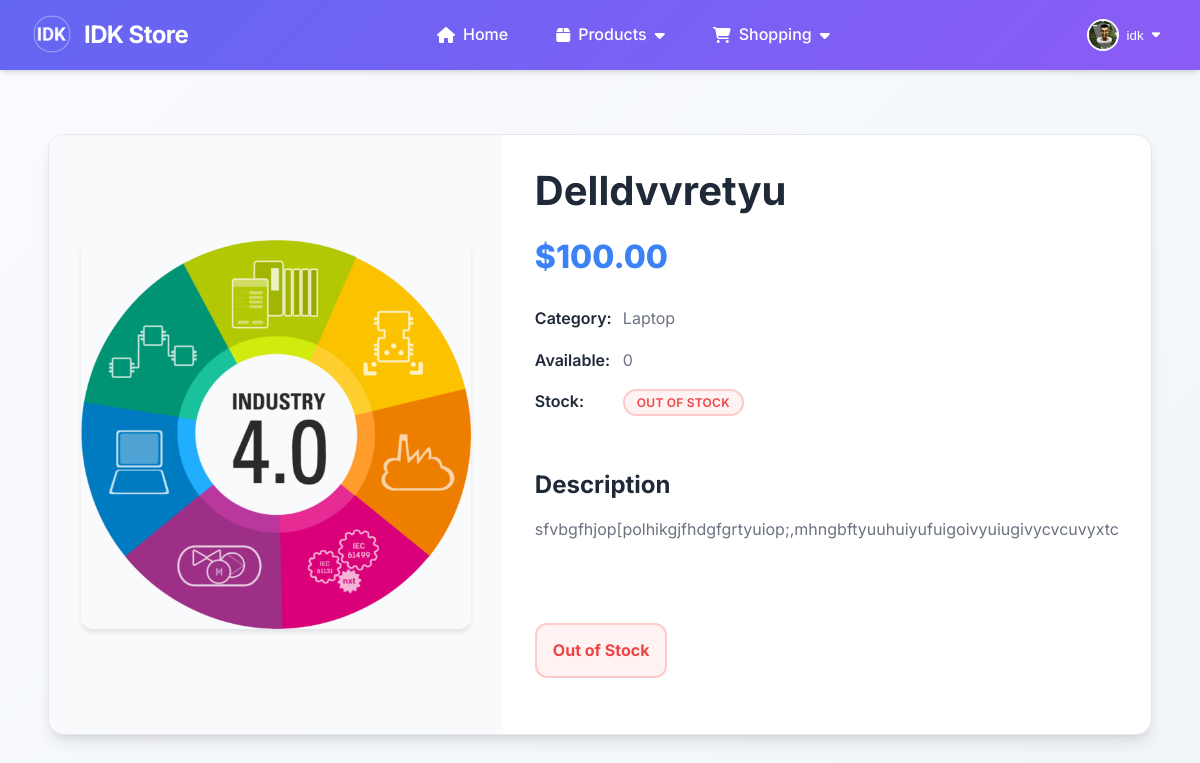
The page /products/product/1/ (signed in) on the database its author committed.
### accounts/models.py (models this page shows, shortened)
class UserProfile(models.Model):
    ROLE_CHOICES = [
        ('customer', 'Customer'),
        ('staff', 'Staff'),
        ('owner', 'Owner/Admin'),
    ]
    user = models.OneToOneField(User, on_delete=models.CASCADE, related_name='profile')
    phone_number = models.CharField(max_length=15, blank=True, null=True)
    address = models.TextField(blank=True, null=True)
    date_of_birth = models.DateField(blank=True, null=True)
    profile_picture = models.ImageField(upload_to='profiles/', blank=True, null=True)
    role = models.CharField(max_length=20, choices=ROLE_CHOICES, default='customer')
    billing_first_name = models.CharField(max_length=100, blank=True, null=True)
    billing_last_name = models.CharField(max_length=100, blank=True, null=True)
    billing_email = models.EmailField(blank=True, null=True)
    billing_phone = models.CharField(max_length=20, blank=True, null=True)
    billing_address = models.TextField(blank=True, null=True)
    billing_city = models.CharField(max_length=100, blank=True, null=True)
    billing_state = models.CharField(max_length=100, blank=True, null=True)
    billing_postal_code = models.CharField(max_length=20, blank=True, null=True)
    billing_country = models.CharField(max_length=100, blank=True, null=True)
    shipping_first_name = models.CharField(max_length=100, blank=True, null=True)
    shipping_last_name = models.CharField(max_length=100, blank=True, null=True)
    shipping_phone = models.CharField(max_length=20, blank=True, null=True)
    shipping_address = models.TextField(blank=True, null=True)
    shipping_city = models.CharField(max_length=100, blank=True, null=True)
    shipping_state = models.CharField(max_length=100, blank=True, null=True)
    shipping_postal_code = models.CharField(max_length=20, blank=True, null=True)
    shipping_country = models.CharField(max_length=100, blank=True, null=True)
    created_at = models.DateTimeField(auto_now_add=True)
    updated_at = models.DateTimeField(auto_now=True)
    def can_manage_products(self):
        return self.role in ['staff', 'owner'] or self.user.is_superuser
    class Meta:
        verbose_name = "User Profile"
        verbose_name_plural = "User Profiles"

### products/models.py (models this page shows, shortened)
class Product(models.Model):
    name = models.CharField(max_length=255)
    description = models.TextField()
    price = models.DecimalField(max_digits=10, decimal_places=2)
    quantity = models.PositiveIntegerField(default=0)
    image = models.ImageField(upload_to='products/', blank=True)
    category = models.ForeignKey('Category', on_delete=models.CASCADE, related_name='products', null=True, blank=True)

class Category(models.Model):
    name = models.CharField(max_length=100)
    description = models.TextField(blank=True)

### products/views.py (the view)
# urls.py: path('product/<int:product_id>/', views.product_detail, name='product_detail'),
def product_detail(request, product_id):
    product = get_object_or_404(Product, id=product_id)
    return render(request, 'products/product_detail.html', {'product': product})

### cart/context_processors.py (called while the page is built)
def cart_processor(request):
    if request.user.is_authenticated:
        try:
            cart = Cart.objects.get(user=request.user)
            return {
                'cart_total_items': cart.total_items,
                'cart_total_price': cart.total_price,
            }
        except Cart.DoesNotExist:
            return {
                'cart_total_items': 0,
                'cart_total_price': 0,
            }
    return {
        'cart_total_items': 0,
        'cart_total_price': 0,
    }

### cart/models.py (called while the page is built)
    @property
    def total_items(self):
        return sum(item.quantity for item in self.items.all())

    @property
    def total_price(self):
        return sum(item.total_price for item in self.items.all())

### products/templates/products/product_detail.html (shortened to what this page needs)
{% extends 'store/base.html' %}
{% block content %}
<div class="product-details-container">
    <div class="product-card-details">
        <div class="product-image-area">
            {% if product.image %}
                <img src="{{ product.image.url }}" alt="{{ product.name }}">
            {% else %}
                <div class="product-image-placeholder">
                    <h3>No Image Available</h3>
                </div>
            {% endif %}
        </div>
        <div class="product-details">
            <h1 class="product-name">{{ product.name }}</h1>
            <div class="product-price">${{ product.price }}</div>
            <div class="product-meta">
                <div class="meta-item">
                    <span class="meta-label">Category:</span>
                    <span class="meta-value">{{ product.category.name|default:"Unspecified" }}</span>
                </div>
                <div class="meta-item">
                    <span class="meta-label">Available:</span>
                    <span class="meta-value">{{ product.quantity }}</span>
                </div>
                <div class="meta-item">
                    <span class="meta-label">Stock:</span>
                    <span class="meta-value">
                        {% if product.quantity == 0 %}
                            <span class="stock-status stock-out">Out of Stock</span>
                        {% elif product.quantity < 5 %}
                            <span class="stock-status stock-low">Low Stock</span>
                        {% else %}
                            <span class="stock-status stock-in">In Stock</span>
                        {% endif %}
                    </span>
                </div>
            </div>
            {% if product.description %}
                <div class="product-description">
                    <h3>Description</h3>
                    <p>{{ product.description }}</p>
                </div>
            {% endif %}
            <div class="cart-actions">
                <div class="cart-controls">
                    {% if user.is_authenticated %}
                        {% if product.quantity > 0 %}
                            <form method="post" action="{% url 'cart:add_to_cart' product.id %}" class="add-to-cart-form">
                                {% csrf_token %}
                                <label for="quantity">Quantity:</label>
                                <input type="number" name="quantity" id="quantity" value="1" min="1" max="{{ product.quantity }}" class="quantity-input">
                                <button type="submit" class="btn btn-primary">
                                    <i class="fas fa-cart-plus"></i> Add to Cart
                                </button>
                            </form>
                            <form method="post" action="{% url 'cart:add_to_wishlist' product.id %}" class="add-to-wishlist-form">
                                {% csrf_token %}
                                <button type="submit" class="btn btn-secondary">
                                    <i class="fas fa-heart"></i> Add to Wishlist
                                </button>
                            </form>
                        {% else %}
                            <p class="stock-message out-of-stock"><strong>Out of Stock</strong></p>
                        {% endif %}
                    {% else %}
                        <p class="stock-message available">
                            <a class="btn btn-primary" href="{% url 'accounts:login' %}">Login</a> to add items to cart or wishlist.
                        </p>
                    {% endif %}
                </div>
                </div>
            </div>
        </div>
    </div>
</div>
{% endblock %}

### store/templates/store/base.html (shortened to what this page needs)
{% load static %}
<!DOCTYPE html>
<html lang="en">
<head>
    <link rel="stylesheet" href="https://cdnjs.cloudflare.com/ajax/libs/font-awesome/6.5.0/css/all.min.css">
</head>
<body>
    <header>
        <nav>
            <div class="nav-container">
                <a href="{% url 'store:home' %}" class="logo">
                    <span class="logo-icon">
                        <img src="{% static 'store/images/IDK.png' %}" alt="IDK Store" />
                    </span>
                    IDK Store
                </a>
                <ul class="nav-menu" id="mainNav">
                    <li><a href="{% url 'store:home' %}"><i class="fa fa-home"></i><span>Home</span></a></li>
                    <li class="dropdown">
                        <a href="#"><i class="fa fa-box"></i><span>Products</span><i class="fa fa-caret-down"></i></a>
                    </li>
                    {% if user.profile.role == 'customer' %}
                    <li class="dropdown">
                        <a href="#"><i class="fa fa-shopping-cart"></i><span>Shopping</span><i class="fa fa-caret-down"></i></a>
                    </li>
                    {% endif %}
                </ul>
                <div class="auth-nav">
                    {% if user.is_authenticated %}
                    <div class="account-dropdown" id="accountDropdown">
                        <button class="account-btn" aria-haspopup="true">
                            {% if user.profile.profile_picture %}
                                <img src="{{ user.profile.profile_picture.url }}" alt="Profile" class="user-avatar">
                            {% else %}
                                <div class="user-default-avatar">
                                    {{ user.first_name|default:user.username|slice:":1"|upper }}
                                </div>
                            {% endif %}
                            <span>{{ user.first_name|default:user.username }}</span>
                            <i class="fa fa-caret-down"></i>
                        </button>
                    </div>
                    {% endif %}
                </div>
            </div>
        </nav>
    </header>
    <main>
        <div class="container">
            {% block content %}{% endblock %}
    </main>
</body>
</html>

### products/templates/products/product_detail.html (style rules this page uses)
:root { --primary-color: #3b82f6; --primary-hover: #2563eb; --primary-dark: #1d4ed8; --primary-light: rgba(59, 130, 246, 0.1); --secondary-color: #10b981; --accent-color: #f59e0b; --background-main: #ffffff; --background-card: #ffffff; --background-light: #f8fafc; --text-primary: #1f2937; --text-secondary: #6b7280; --text-muted: #9ca3af; --border-color: #e5e7eb; --success-color: #10b981; --warning-color: #f59e0b; --danger-color: #ef4444; --shadow-sm: 0 1px 2px 0 rgba(0, 0, 0, 0.05); --shadow-md: 0 4px 6px -1px rgba(0, 0, 0, 0.1); --shadow-lg: 0 10px 15px -3px rgba(0, 0, 0, 0.1); --border-radius: 8px; --border-radius-lg: 12px; --transition: all 0.2s ease-in-out; }
.product-details-container { max-width: 1200px; margin: 0 auto; padding: 2rem 1rem; }
.product-card-details { background: var(--background-card); border: 1px solid var(--border-color); border-radius: var(--border-radius-lg); box-shadow: var(--shadow-lg); overflow: hidden; display: grid; grid-template-columns: 1fr 1fr; gap: 0; min-height: 500px; }
.product-image-area { background: var(--background-light); display: flex; align-items: center; justify-content: center; padding: 2rem; position: relative; overflow: hidden; }
.product-image-area img { width: 100%; height: auto; max-width: 100%; max-height: 500px; object-fit: contain; border-radius: var(--border-radius); box-shadow: var(--shadow-md); transition: var(--transition); display: block; }
.product-details { padding: 2rem; display: flex; flex-direction: column; justify-content: space-between; }
.product-name { font-size: clamp(1.5rem, 4vw, 2.5rem); font-weight: 700; color: var(--text-primary); margin: 0 0 1rem 0; line-height: 1.2; }
.product-price { font-size: clamp(1.25rem, 3vw, 2rem); font-weight: 800; color: var(--primary-color); margin-bottom: 1.5rem; }
.product-meta { display: grid; gap: 1rem; margin-bottom: 2rem; }
.meta-item { display: flex; align-items: center; gap: 0.5rem; font-size: 1rem; color: var(--text-secondary); }
.meta-label { font-weight: 600; color: var(--text-primary); min-width: 80px; }
.meta-value { flex: 1; }
.stock-status { padding: 4px 12px; border-radius: 20px; font-size: 0.75rem; font-weight: 600; text-transform: uppercase; letter-spacing: 0.02em; border: 2px solid; }
.stock-out { color: var(--danger-color); background: #fef2f2; border-color: #fecaca; }
.product-description { margin-bottom: 2rem; }
.cart-actions { margin-top: 2rem; }
.cart-controls { display: flex; flex-wrap: wrap; align-items: center; gap: 1rem; margin-bottom: 1.5rem; }
.stock-message { margin: 0; padding: 12px 16px; border-radius: var(--border-radius); font-weight: 600; }
.stock-message.out-of-stock { background: #fef2f2; color: var(--danger-color); border: 2px solid #fecaca; }

### rows shown on the page
Product: image (picture), name "Delldvvretyu", price "100.00", category.name "Laptop", quantity "0", description "sfvbgfhjop[polhikgjfhdgfgrtyuiop;,mhngbftyuuhuiyufuigoivyuiugivycvcuvyxtc"

### other values the page prints
{{ user.first_name|default:user.username }} "idk"
